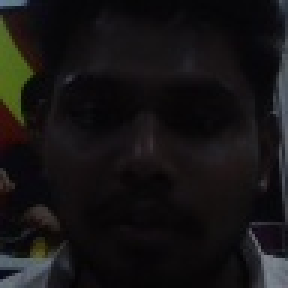
#> input picture face_ai/dataset/Anil/0.jpg, 96 x 96 px, given in place of the camera (shown 3 times larger)
$ python capture_faces.py
#> lines starting #> are read from the running program, lines starting #| are printed output that depends on the picture; after the words box and inside, x2 and y2 are one past the last pixel; in counts of white or black regions, pixels touching at a corner belong together
import cv2
import os

name = input("Enter person name: ")
#> the answer given: dataset/Anil/0.jpg
save_path = f"known_faces/{name}"
os.makedirs(save_path, exist_ok=True)

cap = cv2.VideoCapture(0)
face_cascade = cv2.CascadeClassifier(
    cv2.data.haarcascades + "haarcascade_frontalface_default.xml"
)

count = 0
while count < 30:
    ret, frame = cap.read()
#> frame is the input picture: shape (96, 96, 3); mean B, G, R 20.3, 19.9, 21.6
    gray = cv2.cvtColor(frame, cv2.COLOR_BGR2GRAY)
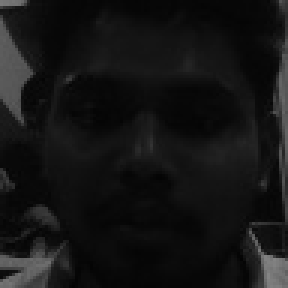
#> gray: shape (96, 96) (shown 3 times larger); min 3, max 132, mean 20.4
    faces = face_cascade.detectMultiScale(gray, 1.3, 5)
#> faces = [[2, 5, 89, 89]]

    for (x,y,w,h) in faces:
        face = frame[y:y+h, x:x+w]
        face = cv2.resize(face, (96,96))
        cv2.imwrite(f"{save_path}/{count}.jpg", face)
        count += 1
        cv2.rectangle(frame, (x,y), (x+w,y+h), (0,255,0), 2)
#> this loop made 1 pass
#> (x, y, w, h, count) on pass 1: (2, 5, 89, 89, 1)
#> pass 1, `face = frame[y:y+h, x:x+w]`:
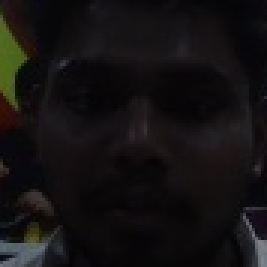
#> face: shape (89, 89, 3) (shown 3 times larger); mean B, G, R 17.9, 17.7, 19.8
#> after the loop:
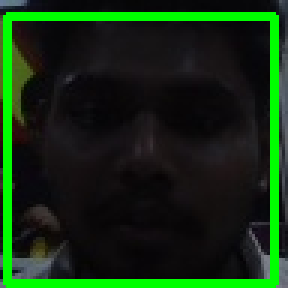
#> frame: shape (96, 96, 3) (shown 3 times larger); 11.55% of pixels changed, all inside (x1, y1, x2, y2) = (1, 4, 93, 96)
#> after the loop, count = 1

    cv2.imshow("Face Capture", frame)
    if cv2.waitKey(1) == 27:
#> (key Esc is pressed here)
        break

cap.release()
cv2.destroyAllWindows()

$ run again, on face_ai/dataset/Anil/10.jpg
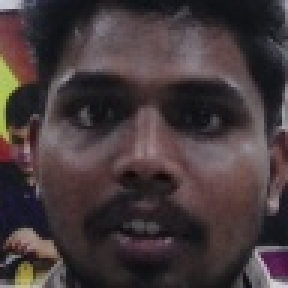
#> input picture face_ai/dataset/Anil/10.jpg, 96 x 96 px, given in place of the camera (shown 3 times larger)
#> frame is the input picture: shape (96, 96, 3); mean B, G, R 59.5, 57.6, 69
#> faces = [[5, 5, 86, 86]]
#> the loop `for (x,y,w,h) in faces:` made 1 pass
#> (x, y, w, h, count) on pass 1: (5, 5, 86, 86, 1)
#> pass 1, `face = frame[y:y+h, x:x+w]`:
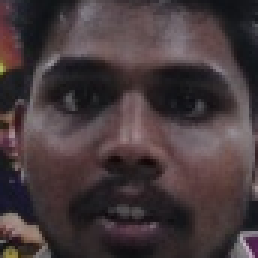
#> face: shape (86, 86, 3) (shown 3 times larger); mean B, G, R 60.2, 57.7, 70.1
#> after the loop `for (x,y,w,h) in faces:`:
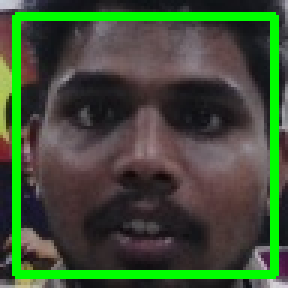
#> frame: shape (96, 96, 3) (shown 3 times larger); 11.15% of pixels changed, all inside (x1, y1, x2, y2) = (4, 4, 93, 93)
#> after the loop `for (x,y,w,h) in faces:`: count = 1
